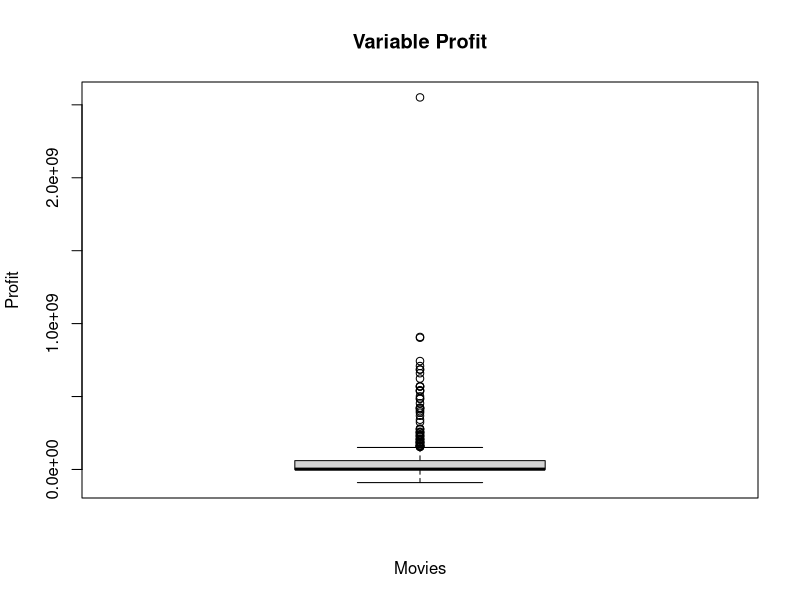
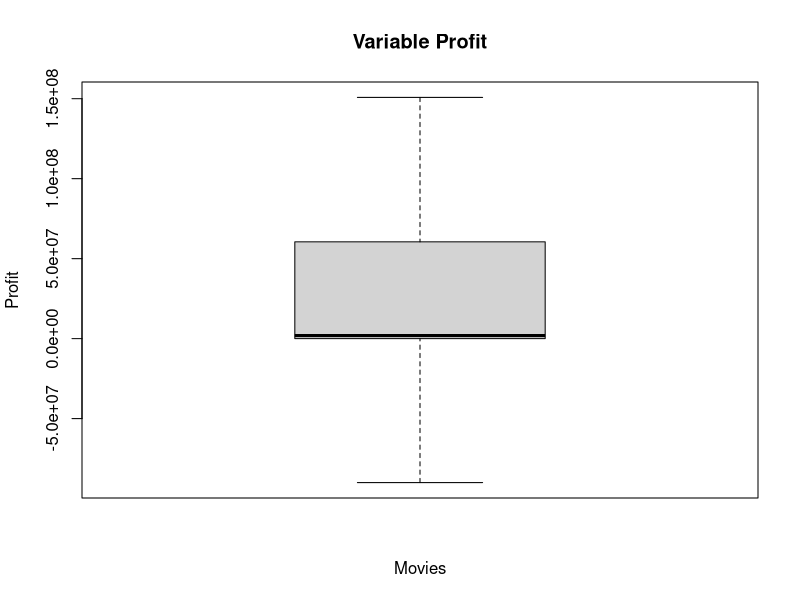
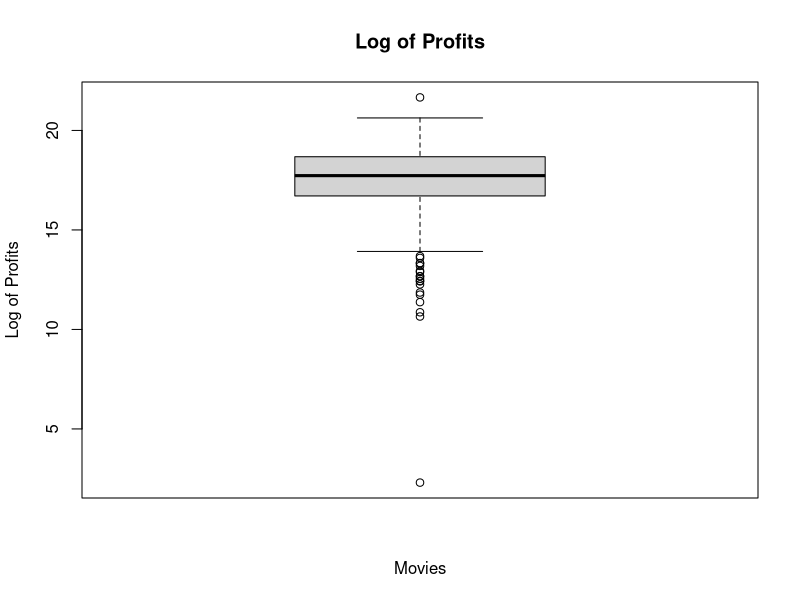
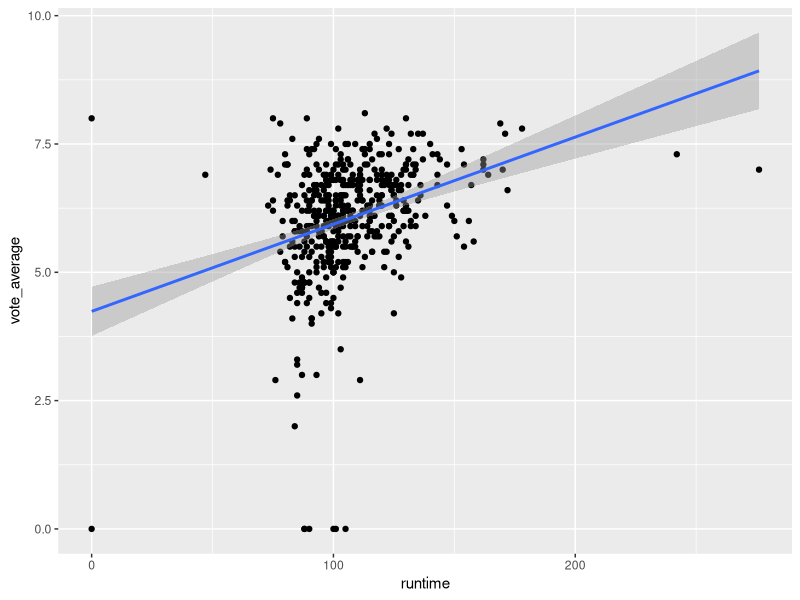
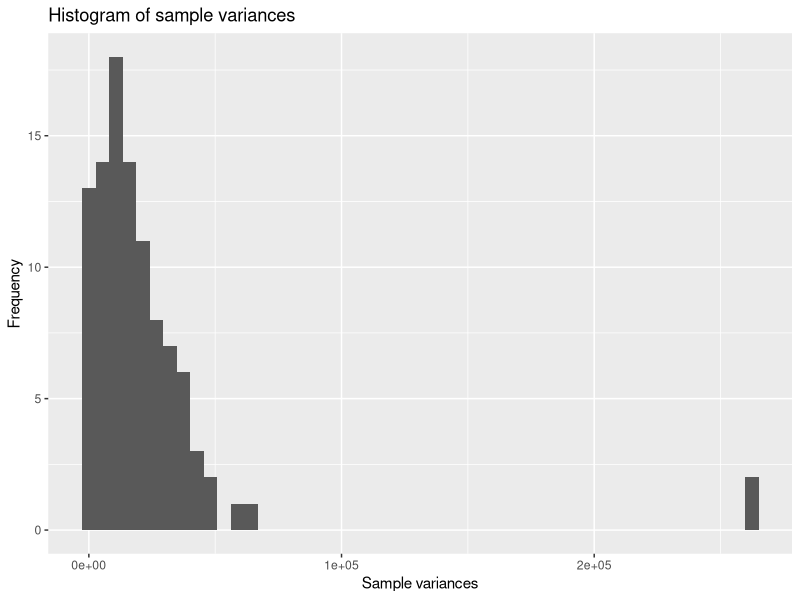

These charts were generated, in order, by the following R code: (Note: this script raises an error after producing the figures.)
## ---- chunk 1
knitr::opts_chunk$set(echo = TRUE)
## ---- chunk 2
movies <- read.table("movies1.tsv", header=TRUE)

head(movies)

ncol(movies)
nrow(movies)

## ---- chunk 3
#WRITE YOUR CODE HERE
str(movies)
## ---- chunk 4

library(tidyverse)

movies$profit = movies$revenue - movies$budget

movies %>%
  summarise(mean(profit),
            median(profit),
            min(profit),
            max(profit))

## ---- chunk 5

#WRITE YOUR CODE HERE
max_profit = max(movies$profit)
min_profit = min(movies$profit)

movies %>%
  filter(profit == max_profit) %>%
  select(title, profit)

movies %>%
  filter(profit == min_profit) %>%
  select(title, profit)

## ---- chunk 6

#WRITE YOUR CODE HERE
boxplot(movies$profit, 
        main="Variable Profit",
        ylab="Profit",
        xlab="Movies")

movies %>%
  summarise(Q1 = quantile(movies$profit, 0.25),
            Q2 = quantile(movies$profit, 0.50),
            Q3 = quantile(movies$profit, 0.75),
            Q4 = max(movies$profit))

boxplot(movies$profit,
        main='Variable Profit',
        ylab="Profit",
        xlab="Movies",
        outline = FALSE)

## ---- chunk 7
#WRITE YOUR CODE HERE

movies$log_profits = log(movies$profit)

movies %>%
  summarise(mean_profits = mean(movies$log_profits))

movies %>%
  summarise(mean_profits2 = mean(log_profits[is.finite(log_profits)], na.rm = TRUE))

## ---- chunk 8

#WRITE YOUR CODE HERE
movies$log_profits[movies$log_profits<=0]<- NA
movies$log_profits[is.nan(movies$log_profits)] <- NA

mean(movies$log_profits, na.rm = TRUE)

boxplot(movies$log_profits,
        main = "Log of Profits",
        xlab = "Movies",
        ylab = "Log of Profits")

## ---- chunk 9

#WRITE YOUR CODE HERE
ggplot(movies, aes(x=runtime, y=vote_average))+
  geom_point()+
  geom_smooth(method="lm", se=T)

## ---- chunk 10
#WRITE YOUR CODE HERE

head(movies$index, n = 10)
nrow(movies)
## ---- chunk 11
#WRITE YOUR CODE HERE
actor_counts <- sort(table(movies$first_actor), decreasing = TRUE)
head(actor_counts, 1)

## ---- chunk 12
#WRITE YOUR CODE HERE
movies %>% 
  filter(first_actor=="Bruce Willis") %>% 
  summarise(average_revenue_Bruce=mean(revenue, na.rm=T))

mean(movies$revenue)
## ---- chunk 13
#WRITE YOUR CODE HERE

movies$profit = movies$profit/1000000
variance = var(movies$profit)
## ---- chunk 14
#WRITE YOUR CODE HERE

set.seed(123)

movies_sample <- movies[sample(nrow(movies), 25), ]
variance_sample = var(movies_sample$profit)

## ---- chunk 15
#WRITE YOUR CODE HERE

library(dplyr)

set.seed(123)

sample_vars <- c()
for (i in 1:100) {
  sample_data <- sample(movies$profit, size = 25, replace = TRUE)
  sample_vars[i] <- var(sample_data)
}

print(sample_vars)

## ---- chunk 16
#WRITE YOUR CODE HERE
dfsample_vars = as.data.frame(sample_vars)

ggplot(dfsample_vars, aes(x = sample_vars)) +
  geom_histogram(bins = 50) +
  labs(title = "Histogram of sample variances", x = "Sample variances", y = "Frequency")

dfsample_vars %>%
  summarise(mean_sample = mean(sample_vars),
            sd_sample = sd(sample_vars))

library(e1071)

skewness_sample = skewness(sample_vars, na.rm=T)
kurtosis_sample = kurtosis(sample_vars, na.rm=T)
print(skewness_sample)
print(kurtosis_sample)

## ---- chunk 17
#WRITE YOUR CODE HERE

thriller_movies <- subset(movies, grepl("Thriller", genre, ignore.case = FALSE))

t_result = t.test(thriller_movies$runtime, conf.level = 0.99)
conf_interval = t_result$conf.int
print(conf_interval)
## ---- chunk 18
#WRITE YOUR CODE HERE


## ---- chunk 19
#WRITE YOUR CODE HERE
s2 = var(movies$runtime, na.rm = TRUE)
n = sum(!is.na(movies$runtime))

# Hypothesized variance
sigma2 <- 500

# Test statistic
test_statistic <- (n - 1) * s2 / sigma2

# Print test statistic
cat("test statistic:", round(test_statistic, 2), "\n")

#critical value
alpha <- 0.05
lower <- qchisq(alpha / 2, df = n2 - 1)
upper <- qchisq(1 - alpha / 2, df = n2 - 1)

#print
cat("Critical values:\n")
cat("Lower:", round(lower, 2), "\n")
cat("Upper:", round(upper, 2), "\n")


#compare test statistic with the critical
if (chi_sq < lower || chi_sq > upper) {
  cat("Reject the null hypothesis.\n")
} else {
  cat("Do not reject the null hypothesis.\n")
}

## ---- chunk 20
#WRITE YOUR CODE HERE
ggplot(movies, aes(x = revenue))+
  geom_histogram()+
  labs(title = "Histogram of revenue",
       y = "frequency")

ggplot(movies, aes(sample = revenue)) +
  stat_qq() +
  stat_qq_line(color = "purple") +
  labs(title = "Normal QQ plot",
       x = "Theoretical Quantiles",
       y = "Sample Quantilies") +
  theme_minimal()

## ---- chunk 21
#WRITE YOUR CODE HERE
movies$vote_average_rounded <- floor(movies$vote_average)

ggplot(movies, aes(x = vote_average_rounded)) +
  geom_histogram(binwidth = 1) +
  labs(title = "Histogram of Rounded Vote Averages",
       x = "Vote Average",
       y = "Frequency") 

## ---- chunk 22
#WRITE YOUR CODE HERE
profit_movies <- movies %>%
  group_by(vote_average_rounded) %>%
  summarise(profit_mean = mean(profit, na.rm = TRUE))


ggplot(profit_movies, aes(x = vote_average_rounded, y = profit_mean)) +
  geom_point(size = 3) +
  geom_line() +
  labs(
    title = "Average Profit by Rounded Vote Average",
    x = "Rounded Vote Average",
    y = "Average Profit"
  ) 

## ---- chunk 23
#WRITE YOUR CODE HERE


## ---- chunk 24
#WRITE YOUR CODE HERE

## ---- chunk 25
#WRITE YOUR CODE HERE

## ---- chunk 26
#WRITE YOUR CODE HERE

## ---- chunk 27
#WRITE YOUR CODE HERE

## ---- chunk 28
#WRITE YOUR CODE HERE

## ---- chunk 29
#WRITE YOUR CODE HERE

## ---- chunk 30
#WRITE YOUR CODE HERE

## ---- chunk 31
#WRITE YOUR CODE HERE

## ---- chunk 32
#WRITE YOUR CODE HERE

## ---- chunk 33
#WRITE YOUR CODE HERE

## ---- chunk 34
#WRITE YOUR CODE HERE

## ---- chunk 35
#WRITE YOUR CODE HERE

## ---- chunk 36
#WRITE YOUR CODE HERE

## ---- chunk 37
#WRITE YOUR CODE HERE

## ---- chunk 38
#WRITE YOUR CODE HERE

## ---- chunk 39
#WRITE YOUR CODE HERE
